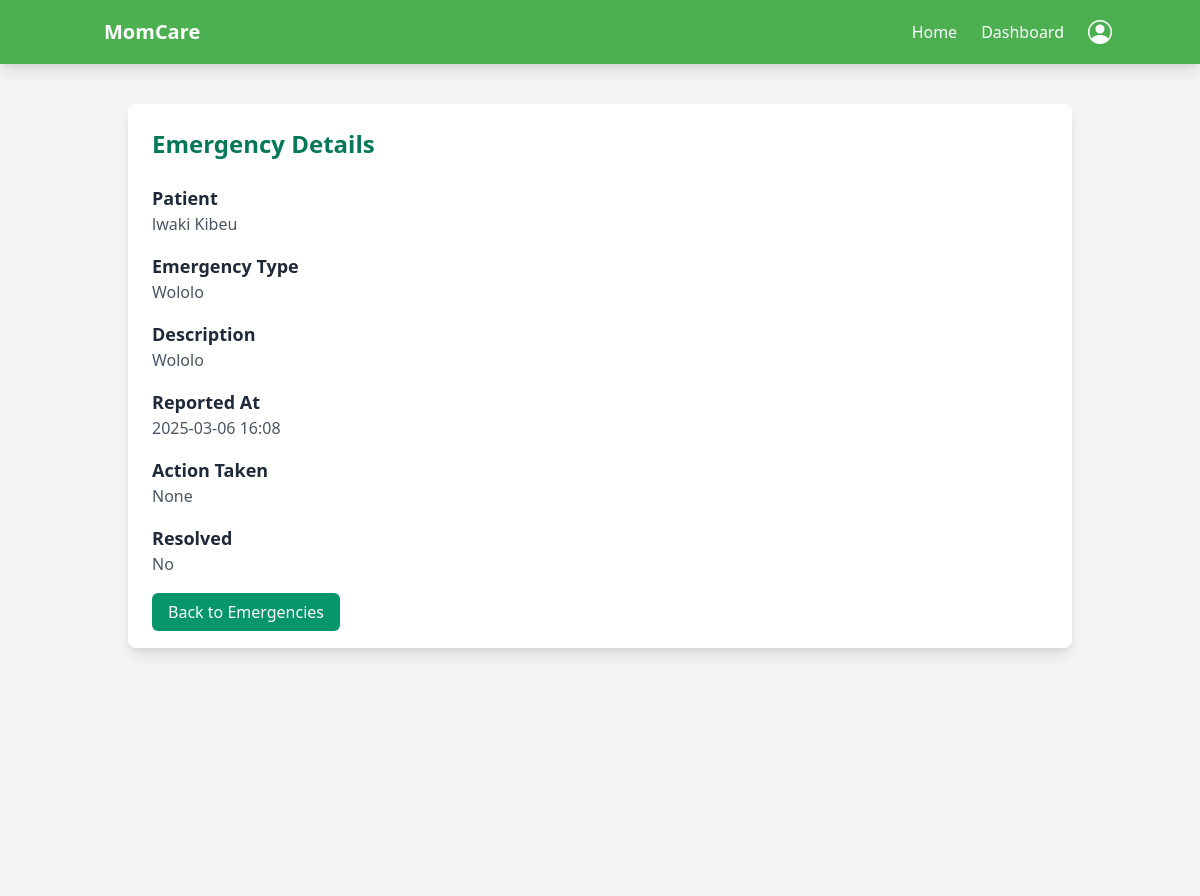
The page /antenental/emergencies/3/ (signed in) on the database its author committed.
### antenental/models.py (models this page shows, shortened)
class Emergency(models.Model):
    antenatal_card = models.ForeignKey(
        AntenatalCard, on_delete=models.CASCADE, related_name='emergencies'
    )  # Links to the patient’s antenatal card
    reported_by = models.ForeignKey(
        User, on_delete=models.SET_NULL, null=True, related_name='reported_emergencies'
    )
    emergency_type = models.TextField(null=True, blank=True)  # Open text field for emergency type
    description = models.TextField(null=True, blank=True)  # Additional details about the emergency
    reported_at = models.DateTimeField(default=now)  # Time the emergency was reported
    action_taken = models.TextField(null=True, blank=True)  # What was done in response to the emergency
    resolved = models.BooleanField(default=False)  # Whether the emergency has been resolved
    resolved_at = models.DateTimeField(null=True, blank=True)  # When the emergency was resolved
    created_at = models.DateTimeField(auto_now_add=True)
    updated_at = models.DateTimeField(auto_now=True)

class AntenatalCard(models.Model):
    user = models.ForeignKey(User, on_delete=models.CASCADE, related_name='antenatal_patients')  # Links to the registered patient
    Doctor = models.ForeignKey(User, on_delete=models.CASCADE, related_name='antenatal_doctors', default=1)  # Links to the assigned doctor
    health_unit = models.CharField(max_length=255, blank=True, null=True )  # Health facility name
    reg_no = models.CharField(max_length=100, blank=True, null=True, unique=True)  # Unique registration number
    name = models.CharField(max_length=255)  # Patient's full name
    nin = models.CharField(max_length=20, unique=True, null=True, blank=True)  # National ID Number
    phone_no = models.CharField(max_length=15)
    age = models.IntegerField(blank=True, null=True)
    village = models.CharField(max_length=255)
    parish = models.CharField(max_length=255)
    sub_county = models.CharField(max_length=255)
    district = models.CharField(max_length=255)
    occupation = models.CharField(max_length=255)
    religion = models.CharField(max_length=100, null=True, blank=True)
    education_level = models.CharField(max_length=100, null=True, blank=True)
    tribe = models.CharField(max_length=100, null=True, blank=True)
    marital_status = models.CharField(
        max_length=20, choices=[('Single', 'Single'), ('Married', 'Married')]
    )
    next_of_kin_name = models.CharField(max_length=255,blank=True, null=True)
    next_of_kin_phone = models.CharField(max_length=15, blank=True, null=True)
    next_of_kin_relationship = models.CharField(max_length=100, blank=True, null=True)
    next_of_kin_address = models.TextField(blank=True, null=True)
    gravida = models.IntegerField(blank=True, null=True)  # Number of pregnancies
    para = models.IntegerField(blank=True, null=True)  # Number of deliveries after 28 weeks
    abortions = models.IntegerField(blank=True, null=True)  # Number of pregnancy losses before 28 weeks
    presenting_complaints = models.TextField(null=True, blank=True)
    first_day_of_lnmp = models.DateField(blank=True, null=True)  # Last Normal Menstrual Period
    edd = models.DateField(blank=True, null=True)  # Estimated Due Date
    weeks_of_amenorrhea = models.IntegerField(blank=True, null=True)  # Number of weeks since last period
    complications_of_pregnancy = models.TextField(null=True, blank=True)
    hospitalization = models.BooleanField(default=False ,blank=True, null=True)
    hospitalization_reason = models.TextField(null=True, blank=True)
    Doctor = models.ForeignKey(User, on_delete=models.CASCADE)
    next_visit = models.DateTimeField(null=True, blank=True)  # Date and time of the next visit
    created_at = models.DateTimeField(auto_now_add=True)
    updated_at = models.DateTimeField(auto_now=True)

### accounts/models.py (models this page shows, shortened)
class User(AbstractBaseUser, PermissionsMixin):
    username = models.CharField(max_length=150, unique=True)
    first_name = models.CharField(max_length=150)
    last_name = models.CharField(max_length=150)
    email = models.EmailField(unique=True)
    date_of_birth = models.DateField(null=True, blank=True)
    nin = models.CharField(max_length=20, unique=True, null=True, blank=True)
    marital_status = models.CharField(
        max_length=20,
        choices=[('Single', 'Single'), ('Married', 'Married')],
        null=True, blank=True
    )
    contact = models.CharField(max_length=15, null=True, blank=True)
    health_insurance_details = models.TextField(null=True, blank=True)
    government_scheme_eligibility = models.TextField(null=True, blank=True)
    is_doctor = models.BooleanField(default=False)
    is_patient = models.BooleanField(default=False)
    is_hospital = models.BooleanField(default=False)
    is_active = models.BooleanField(default=True)
    is_staff = models.BooleanField(default=False)
    created_at = models.DateTimeField(default=timezone.now)
    updated_at = models.DateTimeField(auto_now=True)
    objects = CustomUserManager()
    USERNAME_FIELD = 'username'
    REQUIRED_FIELDS = ['first_name', 'last_name', 'email']
    def get_full_name(self):
        return f"{self.first_name} {self.last_name}".strip()

### antenental/views.py (the view)
# urls.py: path('emergencies/<int:emergency_id>/', views.emergency_detail, name='emergency_detail'),
@login_required
def emergency_detail(request, emergency_id):
    emergency = get_object_or_404(Emergency, id=emergency_id, antenatal_card__Doctor=request.user)
    return render(request, 'emergency/emergency_detail.html', {
        'emergency': emergency,
    })

### templates/emergency/emergency_detail.html
{% extends 'base.html' %}
{% load static %}
{% block content %}
<main class="min-h-screen p-6 bg-gray-100">
    <div class="container mx-auto">
        <div class="bg-white p-6 rounded-lg shadow-lg">
            <h2 class="text-2xl font-bold text-green-700 mb-6">Emergency Details</h2>
            <div class="space-y-4">
                <div>
                    <h3 class="text-lg font-semibold text-gray-800">Patient</h3>
                    <p class="text-gray-600">{{ emergency.antenatal_card.user.get_full_name }}</p>
                </div>
                <div>
                    <h3 class="text-lg font-semibold text-gray-800">Emergency Type</h3>
                    <p class="text-gray-600">{{ emergency.emergency_type }}</p>
                </div>
                <div>
                    <h3 class="text-lg font-semibold text-gray-800">Description</h3>
                    <p class="text-gray-600">{{ emergency.description }}</p>
                </div>
                <div>
                    <h3 class="text-lg font-semibold text-gray-800">Reported At</h3>
                    <p class="text-gray-600">{{ emergency.reported_at|date:"Y-m-d H:i" }}</p>
                </div>
                <div>
                    <h3 class="text-lg font-semibold text-gray-800">Action Taken</h3>
                    <p class="text-gray-600">{{ emergency.action_taken }}</p>
                </div>
                <div>
                    <h3 class="text-lg font-semibold text-gray-800">Resolved</h3>
                    <p class="text-gray-600">
                        {% if emergency.resolved %}
                            Yes (Resolved on {{ emergency.resolved_at|date:"Y-m-d H:i" }})
                        {% else %}
                            No
                        {% endif %}
                    </p>
                </div>
            </div>
            <div class="mt-6">
                <a href="{% url 'emergency_list' %}" class="bg-green-600 text-white px-4 py-2 rounded-md hover:bg-green-700">
                    Back to Emergencies
                </a>
            </div>
        </div>
    </div>
</main>
{% endblock %}

### rows shown on the page
Emergency: antenatal_card.user.get_full_name "lwaki Kibeu", emergency_type "Wololo", description "Wololo", reported_at "2025-03-06 16:08", action_taken "None"
